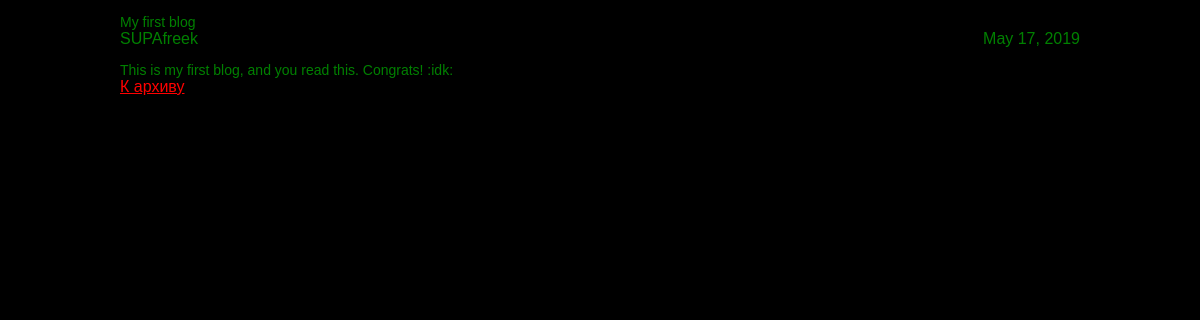
The page /1 on the database its author committed.
### articles/models.py (models this page shows, shortened)
class Article(models.Model):
    class Meta:
        db_table = "articles_db"
    title = models.CharField(max_length=200)
    author = models.ForeignKey(User, on_delete = models.DO_NOTHING)
    text = models.TextField()
    created_date = models.DateField(auto_now_add=True)
    def get_excerpt(self):
        return self.text[:140] + "..." if len(self.text) > 140 else self.text

### articles/views.py (the view)
# urls.py: path('<int:article_id>', views.get_article, name="get_article"),
def get_article(request, article_id):
    try:
        post = Article.objects.get(id=article_id)
        return render(request, 'article.html', {"post": post})
    except Article.DoesNotExist:
        raise Http404

### articles/templates/article.html (shortened to what this page needs)
<!DOCTYPE html>
<html lang="en">
<head>
    <link rel="stylesheet" href="static/indexst.css">
</head>
<body>
<div class="header">
    <p class="post-title">{{ post.title }}</p>
</div>
<div class="archive">
    <div class="one-post">
        <div class="article-info">
            <div class="article-author">{{ post.author.username }}</div>
            <div class="article-created-date">{{ post.created_date }}</div>
        </div>
        <p class="article-text">{{ post.get_excerpt }}</p>
         <a class="return", href="/">К архиву</a>
    </div>
</div>
</body>
</html>

### articles/static/indexst.css (style rules this page uses)
body { background: black; font-family: Tahoma, Arial, sans-serif; color: #333; color: green; }
p { font-size: 14px; margin-bottom: 0; }
a { color: red; }
.header { width: 960px; margin-left: auto; margin-right: auto; }
.archive { width: 960px; margin-left: auto; margin-right: auto; }
.article-author { width: 50%; float: left; }
.article-created-date { text-align: right; }
.one-post .article-author { display: block; }
.one-post .article-text { display: block; }
.one-post .article-created-date { display: block; }

### rows shown on the page
Article: title "My first blog", author.username "SUPAfreek", created_date "May 17, 2019", get_excerpt "This is my first blog, and you read this. Congrats! :idk:"
